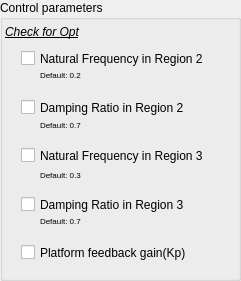
    <widget class="QGroupBox" name="ecuGroupBox_7">
     <property name="geometry">
      <rect>
       <x>10</x>
       <y>180</y>
       <width>241</width>
       <height>281</height>
      </rect>
     </property>
     <property name="title">
      <string>Control parameters</string>
     </property>
     <widget class="QLabel" name="label_40">
      <property name="geometry">
       <rect>
        <x>40</x>
        <y>67</y>
        <width>51</width>
        <height>16</height>
       </rect>
      </property>
      <property name="font">
       <font>
        <pointsize>6</pointsize>
        <weight>50</weight>
        <bold>false</bold>
       </font>
      </property>
      <property name="text">
       <string>Default: 0.2</string>
      </property>
     </widget>
     <widget class="QLabel" name="label_41">
      <property name="geometry">
       <rect>
        <x>40</x>
        <y>117</y>
        <width>48</width>
        <height>16</height>
       </rect>
      </property>
      <property name="font">
       <font>
        <pointsize>6</pointsize>
        <weight>50</weight>
        <bold>false</bold>
       </font>
      </property>
      <property name="text">
       <string>Default: 0.7</string>
      </property>
     </widget>
     <widget class="QLabel" name="label_43">
      <property name="geometry">
       <rect>
        <x>40</x>
        <y>167</y>
        <width>48</width>
        <height>16</height>
       </rect>
      </property>
      <property name="font">
       <font>
        <pointsize>6</pointsize>
        <weight>50</weight>
        <bold>false</bold>
       </font>
      </property>
      <property name="text">
       <string>Default: 0.3</string>
      </property>
     </widget>
     <widget class="QLabel" name="label_44">
      <property name="geometry">
       <rect>
        <x>40</x>
        <y>213</y>
        <width>48</width>
        <height>16</height>
       </rect>
      </property>
      <property name="font">
       <font>
        <pointsize>6</pointsize>
        <weight>50</weight>
        <bold>false</bold>
       </font>
      </property>
      <property name="text">
       <string>Default: 0.7</string>
      </property>
     </widget>
     <widget class="QCheckBox" name="checkBox_35">
      <property name="geometry">
       <rect>
        <x>21</x>
        <y>48</y>
        <width>208</width>
        <height>21</height>
       </rect>
      </property>
      <property name="text">
       <string>Natural Frequency in Region 2</string>
      </property>
     </widget>
     <widget class="QCheckBox" name="checkBox_36">
      <property name="geometry">
       <rect>
        <x>21</x>
        <y>97</y>
        <width>186</width>
        <height>21</height>
       </rect>
      </property>
      <property name="text">
       <string>Damping Ratio in Region 2</string>
      </property>
     </widget>
     <widget class="QCheckBox" name="checkBox_39">
      <property name="geometry">
       <rect>
        <x>21</x>
        <y>145</y>
        <width>208</width>
        <height>21</height>
       </rect>
      </property>
      <property name="text">
       <string>Natural Frequency in Region 3</string>
      </property>
     </widget>
     <widget class="QCheckBox" name="checkBox_40">
      <property name="geometry">
       <rect>
        <x>21</x>
        <y>194</y>
        <width>186</width>
        <height>21</height>
       </rect>
      </property>
      <property name="text">
       <string>Damping Ratio in Region 3</string>
      </property>
     </widget>
     <widget class="QCheckBox" name="checkBox_41">
      <property name="geometry">
       <rect>
        <x>21</x>
        <y>242</y>
        <width>191</width>
        <height>21</height>
       </rect>
      </property>
      <property name="text">
       <string>Platform feedback gain(Kp)</string>
      </property>
     </widget>
     <widget class="QLabel" name="label_45">
      <property name="geometry">
       <rect>
        <x>5</x>
        <y>24</y>
        <width>91</width>
        <height>16</height>
       </rect>
      </property>
      <property name="font">
       <font>
        <pointsize>9</pointsize>
        <weight>50</weight>
        <italic>true</italic>
        <bold>false</bold>
        <underline>true</underline>
       </font>
      </property>
      <property name="text">
       <string>Check for Opt</string>
      </property>
     </widget>
    </widget>
